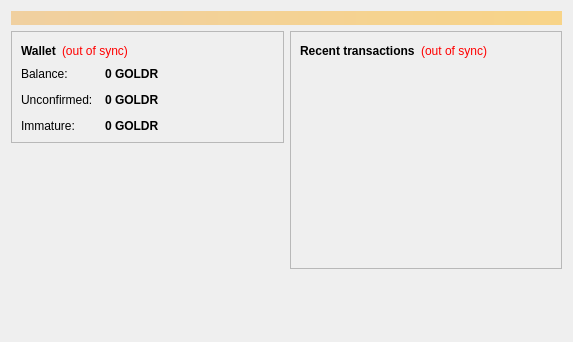
<?xml version="1.0" encoding="UTF-8"?>
<ui version="4.0">
 <class>OverviewPage</class>
 <widget class="QWidget" name="OverviewPage">
  <property name="geometry">
   <rect>
    <x>0</x>
    <y>0</y>
    <width>573</width>
    <height>342</height>
   </rect>
  </property>
  <property name="windowTitle">
   <string>Form</string>
  </property>
  <layout class="QVBoxLayout" name="topLayout">
   <item>
    <widget class="QLabel" name="labelAlerts">
     <property name="visible">
      <bool>false</bool>
     </property>
     <property name="styleSheet">
      <string notr="true">background-color: qlineargradient(x1: 0, y1: 0, x2: 1, y2: 0, stop:0 #F0D0A0, stop:1 #F8D488); color:#000000;</string>
     </property>
     <property name="wordWrap">
      <bool>true</bool>
     </property>
     <property name="margin">
      <number>3</number>
     </property>
    </widget>
   </item>
   <item>
    <layout class="QHBoxLayout" name="horizontalLayout" stretch="1,1">
     <item>
      <layout class="QVBoxLayout" name="verticalLayout_2">
       <item>
        <widget class="QFrame" name="frame">
         <property name="frameShape">
          <enum>QFrame::StyledPanel</enum>
         </property>
         <property name="frameShadow">
          <enum>QFrame::Raised</enum>
         </property>
         <layout class="QVBoxLayout" name="verticalLayout_4">
          <item>
           <layout class="QHBoxLayout" name="horizontalLayout_4">
            <item>
             <widget class="QLabel" name="label_5">
              <property name="font">
               <font>
                <weight>75</weight>
                <bold>true</bold>
               </font>
              </property>
              <property name="text">
               <string>Wallet</string>
              </property>
             </widget>
            </item>
            <item>
             <widget class="QLabel" name="labelWalletStatus">
              <property name="toolTip">
               <string>The displayed information may be out of date. Your wallet automatically synchronizes with the GOLDRUSHCOIN network after a connection is established, but this process has not completed yet.</string>
              </property>
              <property name="styleSheet">
               <string notr="true">QLabel { color: red; }</string>
              </property>
              <property name="text">
               <string notr="true">(out of sync)</string>
              </property>
              <property name="alignment">
               <set>Qt::AlignLeading|Qt::AlignLeft|Qt::AlignVCenter</set>
              </property>
             </widget>
            </item>
            <item>
             <spacer name="horizontalSpacer_2">
              <property name="orientation">
               <enum>Qt::Horizontal</enum>
              </property>
              <property name="sizeHint" stdset="0">
               <size>
                <width>40</width>
                <height>20</height>
               </size>
              </property>
             </spacer>
            </item>
           </layout>
          </item>
          <item>
           <layout class="QFormLayout" name="formLayout_2">
            <property name="fieldGrowthPolicy">
             <enum>QFormLayout::AllNonFixedFieldsGrow</enum>
            </property>
            <property name="horizontalSpacing">
             <number>12</number>
            </property>
            <property name="verticalSpacing">
             <number>12</number>
            </property>
            <item row="0" column="0">
             <widget class="QLabel" name="label">
              <property name="text">
               <string>Balance:</string>
              </property>
             </widget>
            </item>
            <item row="0" column="1">
             <widget class="QLabel" name="labelBalance">
              <property name="font">
               <font>
                <weight>75</weight>
                <bold>true</bold>
               </font>
              </property>
              <property name="cursor">
               <cursorShape>IBeamCursor</cursorShape>
              </property>
              <property name="toolTip">
               <string>Your current balance</string>
              </property>
              <property name="text">
               <string notr="true">0 GOLDR</string>
              </property>
              <property name="textInteractionFlags">
               <set>Qt::LinksAccessibleByMouse|Qt::TextSelectableByKeyboard|Qt::TextSelectableByMouse</set>
              </property>
             </widget>
            </item>
            <item row="1" column="0">
             <widget class="QLabel" name="label_3">
              <property name="text">
               <string>Unconfirmed:</string>
              </property>
             </widget>
            </item>
            <item row="1" column="1">
             <widget class="QLabel" name="labelUnconfirmed">
              <property name="font">
               <font>
                <weight>75</weight>
                <bold>true</bold>
               </font>
              </property>
              <property name="cursor">
               <cursorShape>IBeamCursor</cursorShape>
              </property>
              <property name="toolTip">
               <string>Total of transactions that have yet to be confirmed, and do not yet count toward the current balance</string>
              </property>
              <property name="text">
               <string notr="true">0 GOLDR</string>
              </property>
              <property name="textInteractionFlags">
               <set>Qt::LinksAccessibleByMouse|Qt::TextSelectableByKeyboard|Qt::TextSelectableByMouse</set>
              </property>
             </widget>
            </item>
            <item row="2" column="0">
             <widget class="QLabel" name="labelImmatureText">
              <property name="text">
               <string>Immature:</string>
              </property>
             </widget>
            </item>
            <item row="2" column="1">
             <widget class="QLabel" name="labelImmature">
              <property name="font">
               <font>
                <weight>75</weight>
                <bold>true</bold>
               </font>
              </property>
              <property name="toolTip">
               <string>Mined balance that has not yet matured</string>
              </property>
              <property name="text">
               <string notr="true">0 GOLDR</string>
              </property>
              <property name="textInteractionFlags">
               <set>Qt::LinksAccessibleByMouse|Qt::TextSelectableByKeyboard|Qt::TextSelectableByMouse</set>
              </property>
             </widget>
            </item>
           </layout>
          </item>
         </layout>
        </widget>
       </item>
       <item>
        <spacer name="verticalSpacer">
         <property name="orientation">
          <enum>Qt::Vertical</enum>
         </property>
         <property name="sizeHint" stdset="0">
          <size>
           <width>20</width>
           <height>40</height>
          </size>
         </property>
        </spacer>
       </item>
      </layout>
     </item>
     <item>
      <layout class="QVBoxLayout" name="verticalLayout_3">
       <item>
        <widget class="QFrame" name="frame_2">
         <property name="frameShape">
          <enum>QFrame::StyledPanel</enum>
         </property>
         <property name="frameShadow">
          <enum>QFrame::Raised</enum>
         </property>
         <layout class="QVBoxLayout" name="verticalLayout">
          <item>
           <layout class="QHBoxLayout" name="horizontalLayout_2">
            <item>
             <widget class="QLabel" name="label_4">
              <property name="text">
               <string>&lt;b&gt;Recent transactions&lt;/b&gt;</string>
              </property>
             </widget>
            </item>
            <item>
             <widget class="QLabel" name="labelTransactionsStatus">
              <property name="toolTip">
               <string>The displayed information may be out of date. Your wallet automatically synchronizes with the GOLDRUSHCOIN network after a connection is established, but this process has not completed yet.</string>
              </property>
              <property name="styleSheet">
               <string notr="true">QLabel { color: red; }</string>
              </property>
              <property name="text">
               <string notr="true">(out of sync)</string>
              </property>
              <property name="alignment">
               <set>Qt::AlignRight|Qt::AlignTrailing|Qt::AlignVCenter</set>
              </property>
             </widget>
            </item>
            <item>
             <spacer name="horizontalSpacer">
              <property name="orientation">
               <enum>Qt::Horizontal</enum>
              </property>
              <property name="sizeHint" stdset="0">
               <size>
                <width>40</width>
                <height>20</height>
               </size>
              </property>
             </spacer>
            </item>
           </layout>
          </item>
          <item>
           <widget class="QListView" name="listTransactions">
            <property name="styleSheet">
             <string notr="true">QListView { background: transparent; }</string>
            </property>
            <property name="frameShape">
             <enum>QFrame::NoFrame</enum>
            </property>
            <property name="verticalScrollBarPolicy">
             <enum>Qt::ScrollBarAlwaysOff</enum>
            </property>
            <property name="horizontalScrollBarPolicy">
             <enum>Qt::ScrollBarAlwaysOff</enum>
            </property>
            <property name="selectionMode">
             <enum>QAbstractItemView::NoSelection</enum>
            </property>
           </widget>
          </item>
         </layout>
        </widget>
       </item>
       <item>
        <spacer name="verticalSpacer_2">
         <property name="orientation">
          <enum>Qt::Vertical</enum>
         </property>
         <property name="sizeHint" stdset="0">
          <size>
           <width>20</width>
           <height>40</height>
          </size>
         </property>
        </spacer>
       </item>
      </layout>
     </item>
    </layout>
   </item>
  </layout>
 </widget>
 <resources/>
 <connections/>
</ui>
